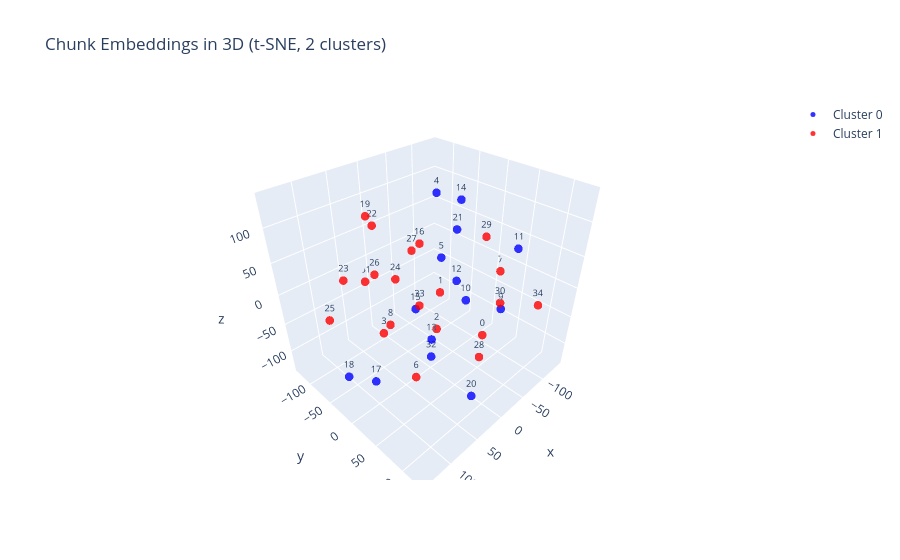

Source (notebook cell):
### Code cell
# Told Claude: it isnt rotatable
import numpy as np
import plotly.graph_objects as go # Matplotlib's 3D isn't truly interactive in Jupyter. Use Plotly instead
from sklearn.manifold import TSNE
from sklearn.cluster import KMeans
from openai import OpenAI

client = OpenAI()

matrix = np.array(embeddings)
reduced = TSNE(n_components=3, perplexity=min(30, len(embeddings) - 1), random_state=42).fit_transform(matrix)
labels = KMeans(n_clusters=2, random_state=42).fit_predict(matrix)

descriptions = []
for cluster_id in range(2):
    cluster_chunks = [chunks[i] for i, label in enumerate(labels) if label == cluster_id]
    response = client.chat.completions.create(
        model="gpt-4.1-mini",
        messages=[{"role": "user", "content": f"In 2-3 sentences, describe the common theme of these text chunks:\n\n{'\n\n'.join(cluster_chunks)}"}]
    )
    descriptions.append(response.choices[0].message.content)

colors = ["blue", "red"]
fig = go.Figure()

for cluster_id in range(2):
    mask = labels == cluster_id
    indices = np.where(mask)[0]
    fig.add_trace(go.Scatter3d(
        x=reduced[mask, 0], y=reduced[mask, 1], z=reduced[mask, 2],
        mode="markers+text",
        marker=dict(size=5, color=colors[cluster_id], opacity=0.8),
        text=[str(i) for i in indices],
        textfont=dict(size=9),
        name=f"Cluster {cluster_id}"
    ))

fig.update_layout(title="Chunk Embeddings in 3D (t-SNE, 2 clusters)", legend=dict(font=dict(size=12)))
fig.show()

for cluster_id, description in enumerate(descriptions):
    print(f"Cluster {cluster_id} ({colors[cluster_id]}): {description}\n")

### Figure 1 — Plotly figure (JSON) as saved in the notebook; plotly's stock layout.template omitted (floating-point values rounded to 4 significant figures)
{"data": [{"marker": {"color": "blue", "opacity": 0.8, "size": 5}, "mode": "markers+text", "name": "Cluster 0", "text": ["4", "5", "9", "10", "11", "12", "13", "14", "15", "17", "18", "20", "21", "32"], "textfont": {"size": 9}, "type": "scatter3d", "x": [-62.63, 33.85, 17.44, -109.3, -55.56, -58.73, 70.86, -20.98, 103.4, 136.5, 129.0, 11.82, -111.2, -11.39], "y": [-51.47, 50.36, 126.0, -28.21, 92.28, -5.851, 72.01, 29.23, 81.05, 47.47, -22.36, 90.33, -54.57, -10.08], "z": [108.5, 91.09, 50.57, -84.62, 83.15, -11.82, 5.71, 137.1, 72.76, -32.67, -81.75, -122.1, 33.57, -131.4]}, {"marker": {"color": "red", "opacity": 0.8, "size": 5}, "mode": "markers+text", "name": "Cluster 1", "text": ["0", "1", "2", "3", "6", "7", "8", "16", "19", "22", "23", "24", "25", "26", "27", "28", "29", "30", "31", "33", "34"], "textfont": {"size": 9}, "type": "scatter3d", "x": [-57.53, 9.39, 3.371, 40.03, 63.89, -139.9, 66.63, -4.346, 45.77, 2.891, 75.14, 12.44, 139.2, 82.02, -61.11, 15.84, -86.32, -44.87, 12.02, -37.63, -113.2], "y": [48.96, 26.15, 15.09, -56.87, 36.56, 11.89, -7.054, -25.07, -69.55, -114.6, -91.68, -57.4, -31.15, -11.96, -102.9, 100.9, 20.4, 82.02, -131.0, -62.26, 99.06], "z": [-80.21, 18.47, -52.43, -81.61, -86.78, -24.24, -21.09, 63.67, 104.8, 59.64, 11.69, 0.326, 13.98, 61.48, -2.604, -39.59, 59.62, 2.446, -39.32, -75.39, -28.8]}], "layout": {"legend": {"font": {"size": 12}}, "title": {"text": "Chunk Embeddings in 3D (t-SNE, 2 clusters)"}}}
